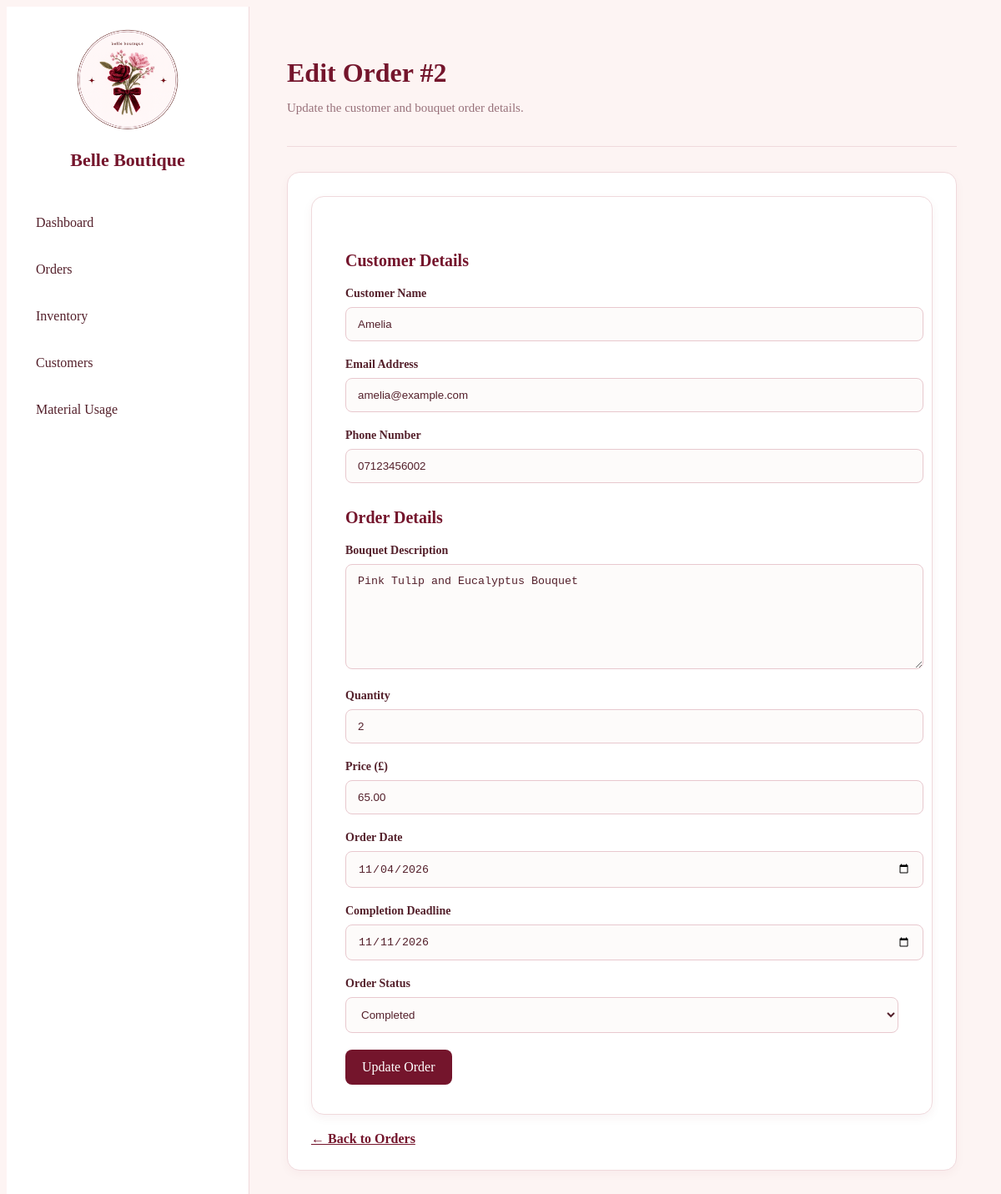
The page /pages/edit_order.php?id=2 on the database its author committed.
### tables this page shows
CREATE TABLE `orders` (
  `order_id` int NOT NULL,
  `customer_id` int NOT NULL,
  `bouquet_description` text NOT NULL,
  `quantity` int NOT NULL DEFAULT '1',
  `price` decimal(10,2) NOT NULL,
  `order_date` date NOT NULL,
  `deadline` date DEFAULT NULL,
  `status` varchar(30) NOT NULL DEFAULT 'Pending'
);

CREATE TABLE `customers` (
  `customer_id` int NOT NULL,
  `name` varchar(100) NOT NULL,
  `email` varchar(100) DEFAULT NULL,
  `phone` varchar(20) DEFAULT NULL,
  `created_at` timestamp NULL DEFAULT CURRENT_TIMESTAMP
);

### pages/edit_order.php (the view, shortened to what this page needs)
<?php
require_once "../includes/db_connect.php";
$orderId = filter_input(INPUT_GET, "id", FILTER_VALIDATE_INT);
$sql = "SELECT
            orders.order_id,
            orders.customer_id,
            customers.name,
            customers.email,
            customers.phone,
            orders.bouquet_description,
            orders.quantity,
            orders.price,
            orders.order_date,
            orders.deadline,
            orders.status
        FROM orders
        INNER JOIN customers
        ON orders.customer_id = customers.customer_id
        WHERE orders.order_id = ?";
try {
    $statement = $conn->prepare($sql);
    $statement->bind_param("i", $orderId);
    $statement->execute();
    $result = $statement->get_result();
    $order = $result->fetch_assoc();
} catch (mysqli_sql_exception $e) {
    error_log("Order retrieval failed: " . $e->getMessage());
    die("Unable to load this order right now. Please try again later.");
}
?>
<!DOCTYPE html>
<html lang="en">
<head>
    <link rel="stylesheet" href="../assets/css/reset.css">
    <link rel="stylesheet" href="../assets/css/style.css">
</head>
<body>
    <div class="dashboard">
        <?php include "../includes/sidebar.php"; ?>
        <div class="main-content">
            <header class="top-header">
                <h1>Edit Order #<?php echo $order['order_id']; ?></h1>
                <p>Update the customer and bouquet order details.</p>
            </header>
            <section class="overview">
                <div class="form-container">
                    <form action="" method="POST">
                        <h2>Customer Details</h2>
                        <div class="form-group">
                            <label for="customer_name">Customer Name</label>
                            <input
                                type="text"
                                id="customer_name"
                                name="customer_name"
                                value="<?php echo htmlspecialchars($order['name']); ?>"
                                required
                            >
                        </div>
                        <div class="form-group">
                            <label for="email">Email Address</label>
                            <input
                                type="email"
                                id="email"
                                name="email"
                                value="<?php echo htmlspecialchars($order['email'] ?? ''); ?>"
                            >
                        </div>
                        <div class="form-group">
                            <label for="phone">Phone Number</label>
                            <input
                                type="tel"
                                id="phone"
                                name="phone"
                                value="<?php echo htmlspecialchars($order['phone'] ?? ''); ?>"
                            >
                        </div>
                        <h2>Order Details</h2>
                        <div class="form-group">
                            <label for="bouquet_description">Bouquet Description</label>
                            <textarea
                                id="bouquet_description"
                                name="bouquet_description"
                                required
                            ><?php echo htmlspecialchars($order['bouquet_description']); ?></textarea>
                        </div>
                        <div class="form-group">
                            <label for="quantity">Quantity</label>
                            <input
                                type="number"
                                id="quantity"
                                name="quantity"
                                min="1"
                                value="<?php echo htmlspecialchars($order['quantity']); ?>"
                                required
                            >
                        </div>
                        <div class="form-group">
                            <label for="price">Price (£)</label>
                            <input
                                type="number"
                                id="price"
                                name="price"
                                min="0"
                                step="0.01"
                                value="<?php echo htmlspecialchars($order['price']); ?>"
                                required
                            >
                        </div>
                        <div class="form-group">
                            <label for="order_date">Order Date</label>
                            <input
                                type="date"
                                id="order_date"
                                name="order_date"
                                value="<?php echo htmlspecialchars($order['order_date']); ?>"
                                required
                            >
                        </div>
                        <div class="form-group">
                            <label for="deadline">Completion Deadline</label>
                            <input
                                type="date"
                                id="deadline"
                                name="deadline"
                                value="<?php echo htmlspecialchars($order['deadline'] ?? ''); ?>"
                            >
                        </div>
                        <div class="form-group">
                            <label for="status">Order Status</label>
                            <select id="status" name="status">
                                <option value="Completed" <?php echo $order['status'] === 'Completed' ? 'selected' : ''; ?>>Completed</option>
                            </select>
                        </div>
                        <button type="submit" name="update_order">Update Order</button>
                    </form>
                </div>
                <a href="orders.php" class="back-link">← Back to Orders</a>
            </section>
        </div>
    </div>
</body>
</html>

### assets/css/style.css (style rules this page uses)
body { font-family: Georgia, serif; background-color: #FDF4F3; color: #54202B; }
.dashboard { display: flex; min-height: 100vh; }
.main-content { flex: 1; min-width: 0; padding: 40px 45px; }
.top-header { margin-bottom: 30px; padding-bottom: 22px; border-bottom: 1px solid #F0D9DC; }
.top-header h1 { font-size: 32px; color: #74152C; margin-bottom: 8px; }
.top-header p { color: #98717A; font-size: 15px; }
.overview { background-color: #FFFFFF; padding: 28px; border: 1px solid #F0D9DC; border-radius: 15px; box-shadow: 0 4px 12px rgba(116, 21, 44, 0.04); }
.overview h2 { margin-bottom: 0; font-size: 22px; color: #74152C; }
.back-link { margin-top: 20px; }
.form-container { width: 100%; max-width: 750px; box-sizing: border-box; background-color: #FFFFFF; padding: 35px 40px; border: 1px solid #F0D9DC; border-radius: 15px; box-shadow: 0 4px 12px rgba(116, 21, 44, 0.05); }
.form-group { margin-bottom: 20px; }
.form-group label { display: block; margin-bottom: 8px; color: #54202B; font-weight: bold; font-size: 14px; }
.form-group input, .form-group select, .form-group textarea { width: 100%; padding: 12px 14px; border: 1px solid #E8C8CE; border-radius: 8px; background-color: #FDFBFA; color: #54202B; outline: none; }
.form-group textarea { min-height: 100px; resize: vertical; }
.form-container button { border: none; cursor: pointer; font: inherit; }
.form-container h2 { color: #74152C; font-size: 20px; margin-bottom: 20px; }
.form-container h2:not(:first-child) { margin-top: 30px; }
.form-container button { background-color: #74152C; color: #FFFFFF; padding: 12px 20px; border-radius: 8px; transition: background-color 0.3s ease; }
.back-link { display: inline-block; margin-top: 20px; color: #74152C; font-weight: bold; }
.main-content > .overview { margin-bottom: 25px; }

### rows shown on the page
orders: order_id "2", customer_name "Amelia", email "amelia@example.com", phone "07123456002", bouquet_description "Pink Tulip and Eucalyptus Bouquet", quantity "2", price "65.00", order_date "11/04/2026", deadline "11/11/2026", status "Completed"
